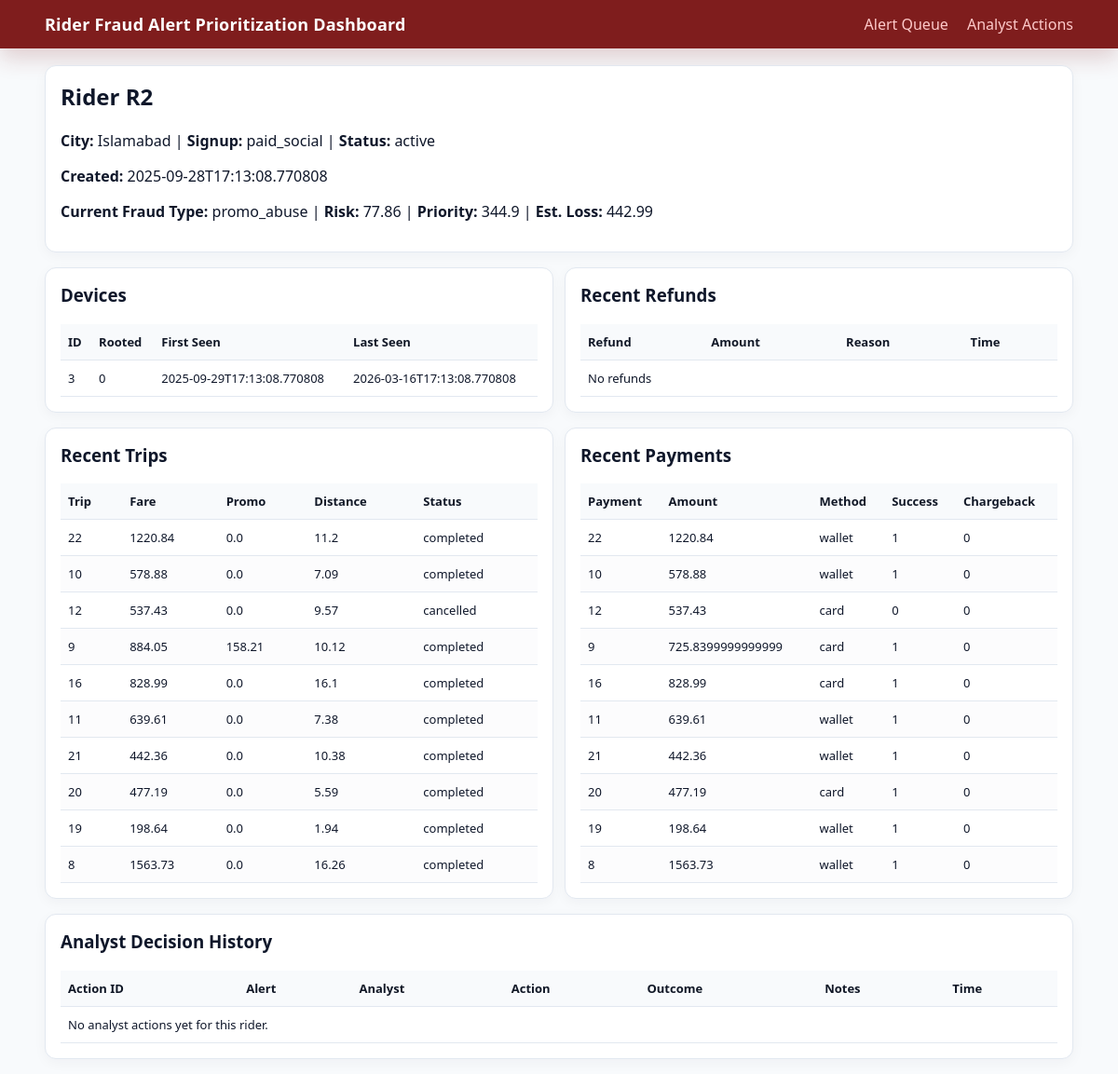
/rider/2, run on the app's committed database.
### tables this page shows
CREATE TABLE riders (
    rider_id INTEGER PRIMARY KEY,
    created_at TEXT NOT NULL,
    city TEXT NOT NULL,
    signup_channel TEXT NOT NULL,
    status TEXT NOT NULL
);

CREATE TABLE alerts (
    alert_id INTEGER PRIMARY KEY AUTOINCREMENT,
    rider_id INTEGER NOT NULL,
    fraud_type TEXT NOT NULL,
    risk_score REAL NOT NULL,
    estimated_loss REAL NOT NULL,
    priority_score REAL NOT NULL,
    created_ts TEXT NOT NULL,
    status TEXT NOT NULL,
    FOREIGN KEY (rider_id) REFERENCES riders(rider_id)
);

CREATE TABLE devices (
    device_id INTEGER PRIMARY KEY AUTOINCREMENT,
    rider_id INTEGER NOT NULL,
    first_seen_ts TEXT NOT NULL,
    last_seen_ts TEXT NOT NULL,
    rooted_flag INTEGER NOT NULL DEFAULT 0,
    FOREIGN KEY (rider_id) REFERENCES riders(rider_id)
);

CREATE TABLE trips (
    trip_id INTEGER PRIMARY KEY,
    rider_id INTEGER NOT NULL,
    driver_id INTEGER NOT NULL,
    fare REAL NOT NULL,
    promo_amount REAL NOT NULL DEFAULT 0,
    distance_km REAL NOT NULL,
    start_ts TEXT NOT NULL,
    end_ts TEXT NOT NULL,
    status TEXT NOT NULL,
    FOREIGN KEY (rider_id) REFERENCES riders(rider_id)
);

CREATE TABLE payments (
    payment_id INTEGER PRIMARY KEY,
    rider_id INTEGER NOT NULL,
    trip_id INTEGER NOT NULL,
    amount REAL NOT NULL,
    method TEXT NOT NULL,
    success INTEGER NOT NULL,
    chargeback_flag INTEGER NOT NULL DEFAULT 0,
    ts TEXT NOT NULL,
    FOREIGN KEY (rider_id) REFERENCES riders(rider_id),
    FOREIGN KEY (trip_id) REFERENCES trips(trip_id)
);

### app.py (the view)
@app.route("/rider/<int:rider_id>")
def rider_detail(rider_id):
    conn = get_connection()
    rider = conn.execute("SELECT * FROM riders WHERE rider_id = ?", (rider_id,)).fetchone()
    if rider is None:
        conn.close()
        return redirect(url_for("queue"))
    risk_snapshot = conn.execute(
        """
        SELECT fraud_type, risk_score, estimated_loss, priority_score, status, created_ts
        FROM alerts
        WHERE rider_id = ?
        ORDER BY created_ts DESC
        LIMIT 1
        """,
        (rider_id,),
    ).fetchone()
    trips = conn.execute(
        """
        SELECT trip_id, fare, promo_amount, distance_km, start_ts, status
        FROM trips
        WHERE rider_id = ?
        ORDER BY start_ts DESC
        LIMIT 10
        """,
        (rider_id,),
    ).fetchall()
    payments = conn.execute(
        """
        SELECT payment_id, amount, method, success, chargeback_flag, ts
        FROM payments
        WHERE rider_id = ?
        ORDER BY ts DESC
        LIMIT 10
        """,
        (rider_id,),
    ).fetchall()
    refunds = conn.execute(
        """
        SELECT refund_id, amount, reason, ts
        FROM refunds
        WHERE rider_id = ?
        ORDER BY ts DESC
        LIMIT 10
        """,
        (rider_id,),
    ).fetchall()
    devices = conn.execute(
        """
        SELECT device_id, rooted_flag, first_seen_ts, last_seen_ts
        FROM devices
        WHERE rider_id = ?
        ORDER BY last_seen_ts DESC
        """,
        (rider_id,),
    ).fetchall()
    actions = conn.execute(
        """
        SELECT aa.action_id, aa.alert_id, aa.analyst_id, aa.action, aa.outcome_label, aa.notes, aa.action_ts
        FROM analyst_actions aa
        LEFT JOIN alerts a ON a.alert_id = aa.alert_id
        WHERE a.rider_id = ?
        ORDER BY aa.action_ts DESC
        LIMIT 20
        """,
        (rider_id,),
    ).fetchall()
    conn.close()
    return render_template(
        "rider_detail.html",
        rider=rider,
        risk_snapshot=risk_snapshot,
        trips=trips,
        payments=payments,
        refunds=refunds,
        devices=devices,
        actions=actions,
    )

### app.py (called while the page is built)
def get_connection():
    conn = sqlite3.connect(DB_PATH)
    conn.row_factory = sqlite3.Row
    return conn

### templates/rider_detail.html
{% extends "base.html" %}
{% block content %}
<section class="card">
    <h2>Rider R{{ rider.rider_id }}</h2>
    <p><strong>City:</strong> {{ rider.city }} | <strong>Signup:</strong> {{ rider.signup_channel }} | <strong>Status:</strong> {{ rider.status }}</p>
    <p><strong>Created:</strong> {{ rider.created_at }}</p>
    {% if risk_snapshot %}
    <p>
        <strong>Current Fraud Type:</strong> {{ risk_snapshot.fraud_type }} |
        <strong>Risk:</strong> {{ risk_snapshot.risk_score }} |
        <strong>Priority:</strong> {{ risk_snapshot.priority_score }} |
        <strong>Est. Loss:</strong> {{ risk_snapshot.estimated_loss }}
    </p>
    {% else %}
    <p>No current alert snapshot for this rider.</p>
    {% endif %}
</section>
<section class="grid-2">
    <article class="card">
        <h3>Devices</h3>
        <table>
            <thead>
                <tr><th>ID</th><th>Rooted</th><th>First Seen</th><th>Last Seen</th></tr>
            </thead>
            <tbody>
                {% for d in devices %}
                <tr>
                    <td>{{ d.device_id }}</td>
                    <td>{{ d.rooted_flag }}</td>
                    <td>{{ d.first_seen_ts }}</td>
                    <td>{{ d.last_seen_ts }}</td>
                </tr>
                {% else %}
                <tr><td colspan="4">No devices</td></tr>
                {% endfor %}
            </tbody>
        </table>
    </article>
    <article class="card">
        <h3>Recent Refunds</h3>
        <table>
            <thead>
                <tr><th>Refund</th><th>Amount</th><th>Reason</th><th>Time</th></tr>
            </thead>
            <tbody>
                {% for r in refunds %}
                <tr>
                    <td>{{ r.refund_id }}</td>
                    <td>{{ r.amount }}</td>
                    <td>{{ r.reason }}</td>
                    <td>{{ r.ts }}</td>
                </tr>
                {% else %}
                <tr><td colspan="4">No refunds</td></tr>
                {% endfor %}
            </tbody>
        </table>
    </article>
</section>
<section class="grid-2">
    <article class="card">
        <h3>Recent Trips</h3>
        <table>
            <thead>
                <tr><th>Trip</th><th>Fare</th><th>Promo</th><th>Distance</th><th>Status</th></tr>
            </thead>
            <tbody>
                {% for t in trips %}
                <tr>
                    <td>{{ t.trip_id }}</td>
                    <td>{{ t.fare }}</td>
                    <td>{{ t.promo_amount }}</td>
                    <td>{{ t.distance_km }}</td>
                    <td>{{ t.status }}</td>
                </tr>
                {% else %}
                <tr><td colspan="5">No trips</td></tr>
                {% endfor %}
            </tbody>
        </table>
    </article>
    <article class="card">
        <h3>Recent Payments</h3>
        <table>
            <thead>
                <tr><th>Payment</th><th>Amount</th><th>Method</th><th>Success</th><th>Chargeback</th></tr>
            </thead>
            <tbody>
                {% for p in payments %}
                <tr>
                    <td>{{ p.payment_id }}</td>
                    <td>{{ p.amount }}</td>
                    <td>{{ p.method }}</td>
                    <td>{{ p.success }}</td>
                    <td>{{ p.chargeback_flag }}</td>
                </tr>
                {% else %}
                <tr><td colspan="5">No payments</td></tr>
                {% endfor %}
            </tbody>
        </table>
    </article>
</section>
<section class="card">
    <h3>Analyst Decision History</h3>
    <table>
        <thead>
            <tr><th>Action ID</th><th>Alert</th><th>Analyst</th><th>Action</th><th>Outcome</th><th>Notes</th><th>Time</th></tr>
        </thead>
        <tbody>
            {% for a in actions %}
            <tr>
                <td>{{ a.action_id }}</td>
                <td>{{ a.alert_id }}</td>
                <td>{{ a.analyst_id }}</td>
                <td>{{ a.action }}</td>
                <td>{{ a.outcome_label }}</td>
                <td>{{ a.notes }}</td>
                <td>{{ a.action_ts }}</td>
            </tr>
            {% else %}
            <tr><td colspan="7">No analyst actions yet for this rider.</td></tr>
            {% endfor %}
        </tbody>
    </table>
</section>
{% endblock %}

### static/styles.css (style rules this page uses)
* { box-sizing: border-box; }
body { margin: 0; font-family: "Segoe UI", Arial, sans-serif; background: #f8fafc; color: #0f172a; }
.card { background: white; border: 1px solid #e2e8f0; border-radius: 12px; padding: 16px; margin-bottom: 16px; box-shadow: 0 4px 14px rgba(15, 23, 42, 0.04); }
.card h2, .card h3 { margin-top: 0; }
table { width: 100%; border-collapse: collapse; font-size: 13px; }
th, td { border-bottom: 1px solid #e2e8f0; padding: 10px 8px; text-align: left; vertical-align: top; }
th { background: #f8fafc; color: #111827; position: sticky; top: 0; z-index: 1; }
tbody tr:nth-child(even) { background: #fcfcfd; }
.grid-2 { display: grid; gap: 12px; grid-template-columns: 1fr 1fr; }

### data on the page
riders: rider_id "2", city "Islamabad", signup_channel "paid_social", status "active", created_at "2025-09-28T17:13:08.770808"
alerts: fraud_type "promo_abuse", risk_score "77.86", priority_score "344.9", estimated_loss "442.99"
devices: device_id "3", rooted_flag "0", first_seen_ts "2025-09-29T17:13:08.770808", last_seen_ts "2026-03-16T17:13:08.770808"
trips: trip_id "22", fare "1220.84", promo_amount "0.0", distance_km "11.2", status "completed"
trips: trip_id "10", fare "578.88", promo_amount "0.0", distance_km "7.09", status "completed"
trips: trip_id "12", fare "537.43", promo_amount "0.0", distance_km "9.57", status "cancelled"
trips: trip_id "9", fare "884.05", promo_amount "158.21", distance_km "10.12", status "completed"
trips: trip_id "16", fare "828.99", promo_amount "0.0", distance_km "16.1", status "completed"
trips: trip_id "11", fare "639.61", promo_amount "0.0", distance_km "7.38", status "completed"
trips: trip_id "21", fare "442.36", promo_amount "0.0", distance_km "10.38", status "completed"
trips: trip_id "20", fare "477.19", promo_amount "0.0", distance_km "5.59", status "completed"
trips: trip_id "19", fare "198.64", promo_amount "0.0", distance_km "1.94", status "completed"
trips: trip_id "8", fare "1563.73", promo_amount "0.0", distance_km "16.26", status "completed"
payments: payment_id "22", amount "1220.84", method "wallet", success "1", chargeback_flag "0"
payments: payment_id "10", amount "578.88", method "wallet", success "1", chargeback_flag "0"
payments: payment_id "12", amount "537.43", method "card", success "0", chargeback_flag "0"
payments: payment_id "9", amount "725.8399999999999", method "card", success "1", chargeback_flag "0"
payments: payment_id "16", amount "828.99", method "card", success "1", chargeback_flag "0"
payments: payment_id "11", amount "639.61", method "wallet", success "1", chargeback_flag "0"
payments: payment_id "21", amount "442.36", method "wallet", success "1", chargeback_flag "0"
payments: payment_id "20", amount "477.19", method "card", success "1", chargeback_flag "0"
payments: payment_id "19", amount "198.64", method "wallet", success "1", chargeback_flag "0"
payments: payment_id "8", amount "1563.73", method "wallet", success "1", chargeback_flag "0"
